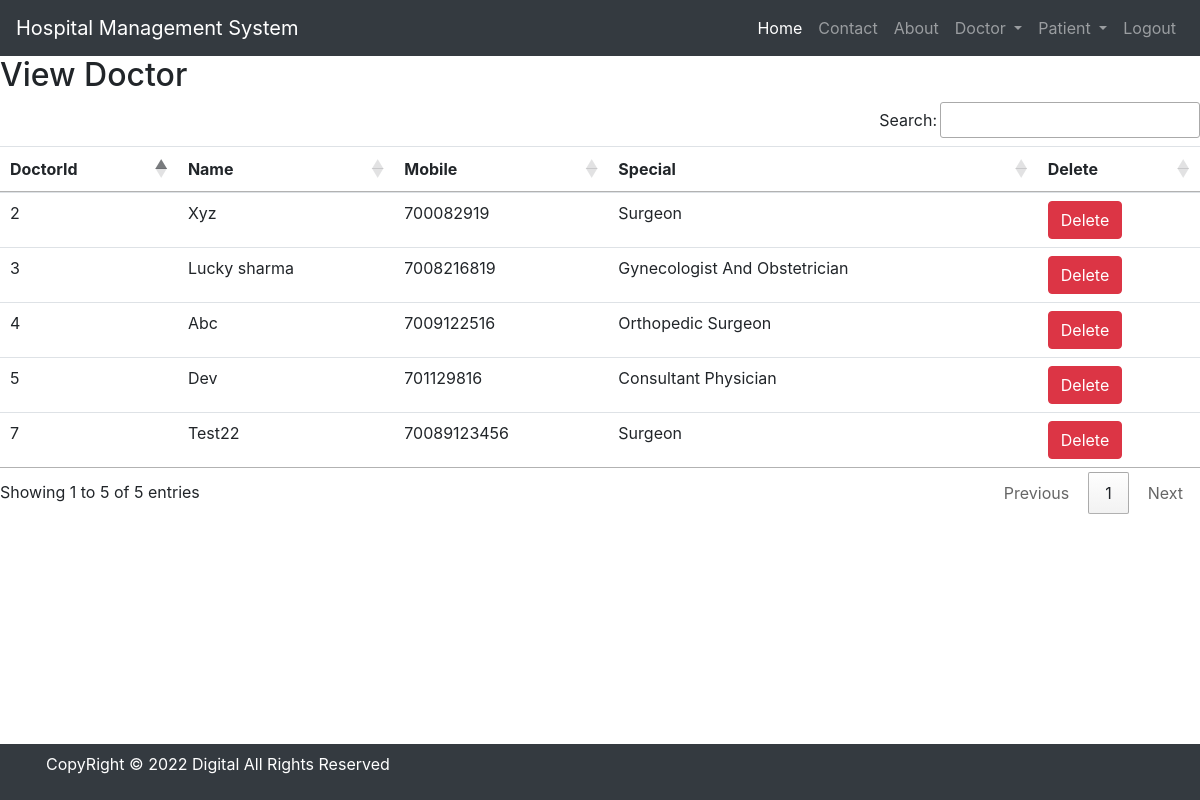
/view_doctor/ (signed in), run on the app's committed database.
### hospital/models.py (models this page shows)
class Doctor(models.Model):
    name = models.CharField(max_length=50)
    mobile = models.IntegerField()
    special = models.CharField(max_length=50)

### hospital/views.py (the view)
# urls.py: path('view_doctor/', View_Doctor, name='view_doctor'),
def View_Doctor(request):
    if not request.user.is_staff:
        return redirect('login')
    doc = Doctor.objects.all()
    d = {'doc': doc}
    return render(request, 'view_doctor.html', d)

### hospital/templates/view_doctor.html
{% include 'base.html' %}
{% include 'navigation.html' %}
{% block content %}
<div>
    <h2>View Doctor</h2>
    <table id="example" class="table table-hover">
        <thead>
            <tr>
                <th>DoctorId</th>
                <th>Name</th>
                <th>Mobile</th>
                <th>Special</th>
                <th>Delete</th>
            </tr>
        </thead>
        <tbody>
            {% for i in doc %}
            <tr>
                <td>{{i.id}}</td>
                <td>{{i.name}}</td>
                <td>{{i.mobile}}</td>
                <td>{{i.special}}</td>
                <td><a href="{% url 'delete_doctor' i.id %}"
                    onclick="return confirm('Are you sure you want to delete?')" class="btn btn-danger">Delete</a>
                </td>
            </tr>
            {% endfor %}
        </tbody>
    </table>
</div>
{% endblock content %}
{% include 'footer.html' %}

### data on the page
Doctor: id "2", name "Xyz", mobile "700082919", special "Surgeon"
Doctor: id "3", name "Lucky sharma", mobile "7008216819", special "Gynecologist And Obstetrician"
Doctor: id "4", name "Abc", mobile "7009122516", special "Orthopedic Surgeon"
Doctor: id "5", name "Dev", mobile "701129816", special "Consultant Physician"
Doctor: id "7", name "Test22", mobile "70089123456", special "Surgeon"
